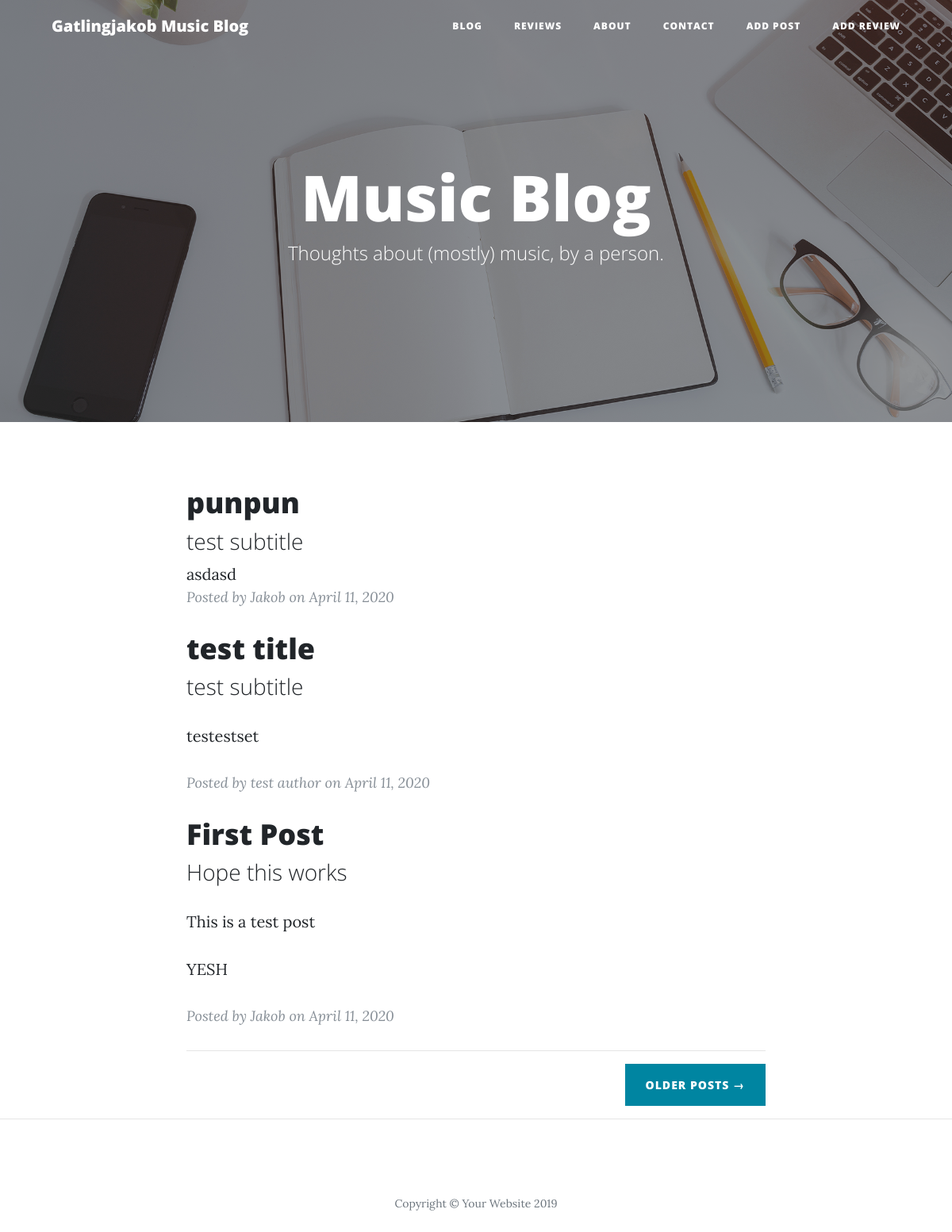
Before: / with the older database file.
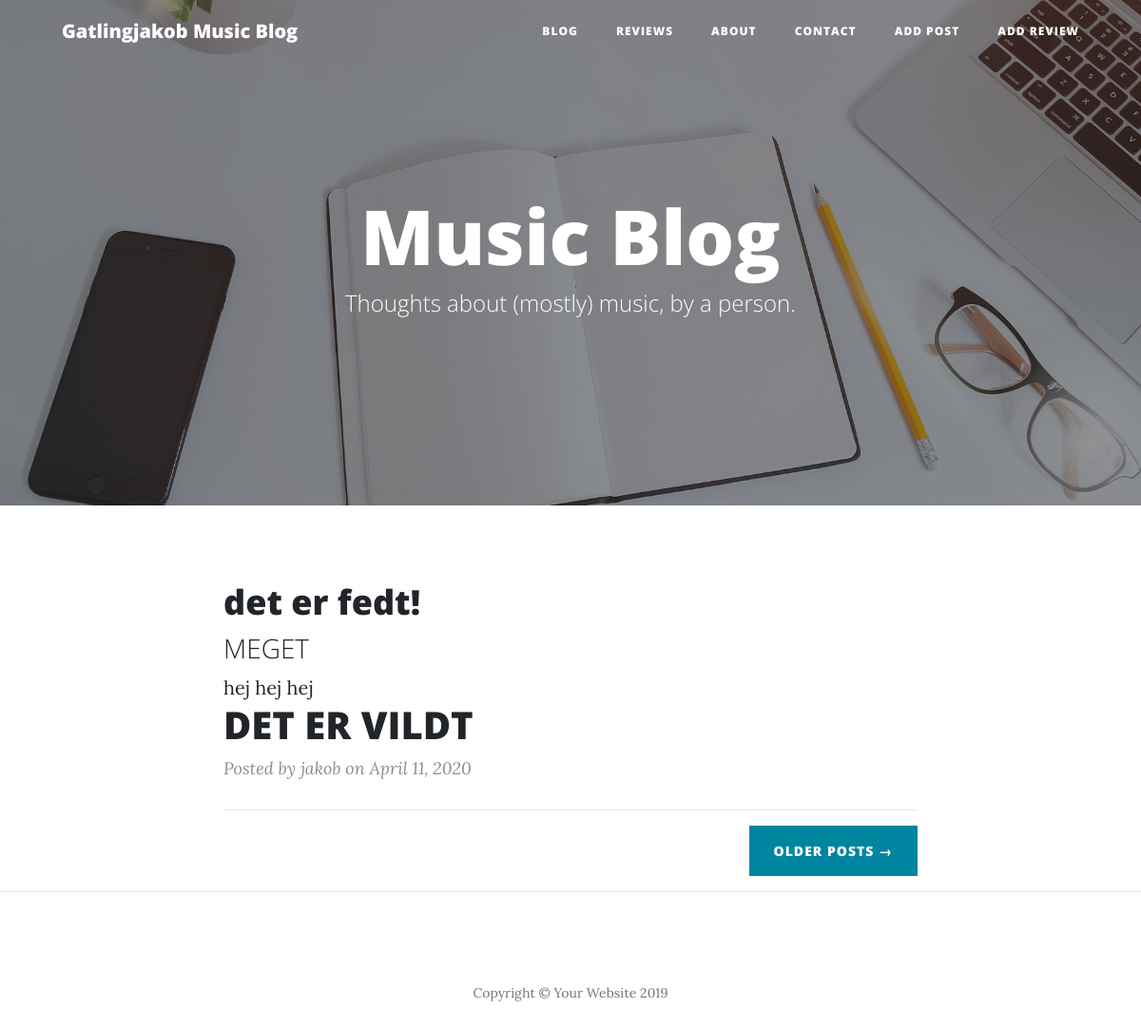
After: the same page with the newer database file.
### manage.py (models this page shows)
class Blogpost(db.Model):
    id = db.Column(db.Integer, primary_key=True)
    title = db.Column(db.String(200))
    subtitle = db.Column(db.String(200))
    author = db.Column(db.String(50))
    date_posted = db.Column(db.DateTime)
    content = db.Column(db.Text)

### app.py (the view)
@app.route('/')
def index():
    posts = Blogpost.query.order_by(Blogpost.date_posted.desc()).all()
    return render_template('index.html', posts=posts)

### templates/index.html (shortened to what this page needs)
<!DOCTYPE html>
<html lang="en">
<head>
  <link href= "{{ url_for('static', filename='bootstrap.min.css') }}" rel="stylesheet">
  <link href="{{ url_for('static', filename='fontawesome.min.css') }}" rel="stylesheet" type="text/css">
  <link href="{{ url_for('static', filename='clean-blog.min.css') }}" rel="stylesheet">
</head>
<body>
  <nav class="navbar navbar-expand-lg navbar-light fixed-top" id="mainNav">
    <div class="container">
      <a class="navbar-brand" href="{{ url_for('index') }}">Gatlingjakob Music Blog</a>
      <div class="collapse navbar-collapse" id="navbarResponsive">
        <ul class="navbar-nav ml-auto">
          <li class="nav-item">
            <a class="nav-link" href="{{ url_for('index') }}">Blog</a>
          </li>
          <li class="nav-item">
            <a class="nav-link" href="{{ url_for('reviews') }}">Reviews</a>
          </li>
          <li class="nav-item">
            <a class="nav-link" href="{{ url_for('about') }}">About</a>
          </li>
          <li class="nav-item">
            <a class="nav-link" href="{{ url_for('contact') }}">Contact</a>
          </li>
          <li class="nav-item">
            <a class="nav-link" href="{{ url_for('add') }}">Add Post</a>
          </li>
          <li class="nav-item">
            <a class="nav-link" href="{{ url_for('addreview') }}">Add Review</a>
          </li>
        </ul>
      </div>
    </div>
  </nav>
  <header class="masthead" style="background-image: url(' {{ url_for('static', filename='home-bg.jpg') }} ' )">
    <div class="overlay"></div>
    <div class="container">
      <div class="row">
        <div class="col-lg-8 col-md-10 mx-auto">
          <div class="site-heading">
            <h1>Music Blog</h1>
            <span class="subheading">Thoughts about (mostly) music, by a person.</span>
          </div>
        </div>
      </div>
    </div>
  </header>
  <div class="container">
    <div class="row">
      <div class="col-lg-8 col-md-10 mx-auto">
        {% for post in posts %}
        <div class="post-preview">
          <a href="{{ url_for('post', post_id=post.id) }}">
            <h2 class="post-title">
              {{ post.title }}
            </h2>
            <h3 class="post-subtitle">
              {{ post.subtitle }}
            </h3>
          </a>
          {{post.content | safe}}
          <p class="post-meta">Posted by {{ post.author }} on {{ post.date_posted.strftime('%B %d, %Y') }}</p>
        </div>
        {% endfor %}
        <hr>
        <div class="clearfix">
          <a class="btn btn-primary float-right" href="#">Older Posts &rarr;</a>
        </div>
      </div>
    </div>
  </div>
  <hr>
  <footer>
    <div class="container">
      <div class="row">
        <div class="col-lg-8 col-md-10 mx-auto">
          <p class="copyright text-muted">Copyright &copy; Your Website 2019</p>
        </div>
      </div>
    </div>
  </footer>
</body>
</html>

Changed rows visible on the page:
removed Blogpost: title "punpun", subtitle "test subtitle", content "asdasd", author "Jakob", date_posted "April 11, 2020"
removed Blogpost: title "test title", subtitle "test subtitle", content "testestset", author "test author", date_posted "April 11, 2020"
removed Blogpost: title "First Post", subtitle "Hope this works", content "This is a test post YESH", author "Jakob", date_posted "April 11, 2020"
added Blogpost: title "det er fedt!", subtitle "MEGET", content "hej hej hej DET ER VILDT", author "jakob", date_posted "April 11, 2020"
